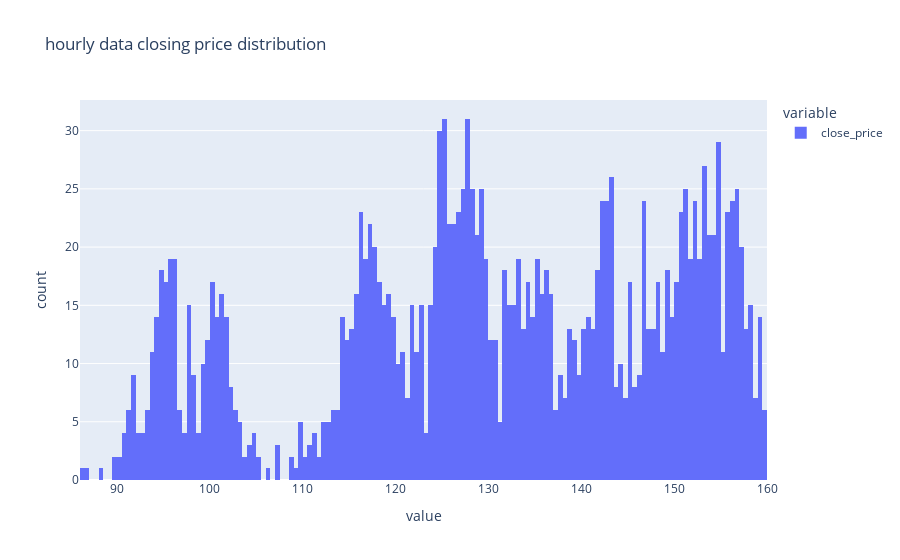

Notebook code for this chart:
### Code cell
bin_size = 0.25
nbins = int((max(hourly_data[hourly_data['close_price']<160]['close_price'])-min(hourly_data[hourly_data['close_price']<160]['close_price']))/bin_size)
print(nbins)
fg = plotly.histogram(hourly_data[hourly_data['close_price']<160]['close_price'], nbins = nbins, title = 'hourly data closing price distribution')
#fg.title('daily data closing price distribution')
fg.show()

### Figure 1 — Plotly figure (JSON) as saved in the notebook; plotly's stock layout.template omitted (floating-point values rounded to 4 significant figures; data arrays with more than 128 entries replaced by an {"elided": "..."} marker saying what was removed)
{"data": [{"alignmentgroup": "True", "bingroup": "x", "hovertemplate": "variable=close_price<br>value=%{x}<br>count=%{y}<extra></extra>", "legendgroup": "close_price", "marker": {"color": "#636efa", "pattern": {"shape": ""}}, "name": "close_price", "nbinsx": 293, "offsetgroup": "close_price", "orientation": "v", "showlegend": true, "type": "histogram", "x": {"elided": "1866 float values"}, "xaxis": "x", "yaxis": "y"}], "layout": {"barmode": "relative", "legend": {"title": {"text": "variable"}, "tracegroupgap": 0}, "title": {"text": "hourly data closing price distribution"}, "xaxis": {"anchor": "y", "domain": [0, 1], "title": {"text": "value"}}, "yaxis": {"anchor": "x", "domain": [0, 1], "title": {"text": "count"}}}}
